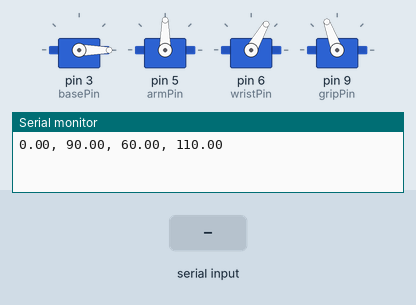
Simulated run of this sketch. Board: Arduino Uno, built with avr-gcc and run on an emulated ATmega328P. On the bench: 4 × servo, the last lines printed to the serial monitor. The inputs (shaded band) are chosen by the test bench.

Above: at 1.2 s.
1.3 s: "90,45,200,10\n" received over Serial
At 2.5 s:
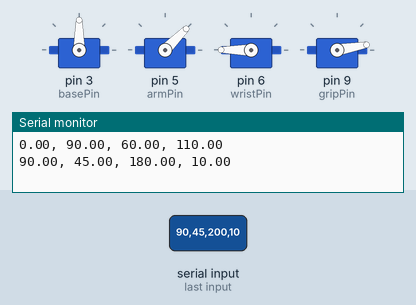
2.8 s: "30,150,10,200\n" received over Serial
At 3.8 s:
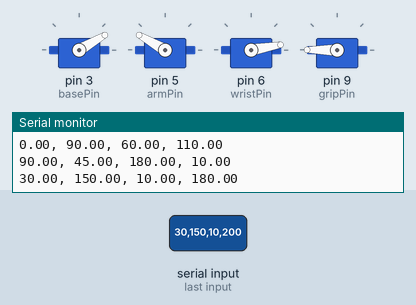
Timing chart, 0 to 5.8 s (numbered marks = the images above; inputs shaded):
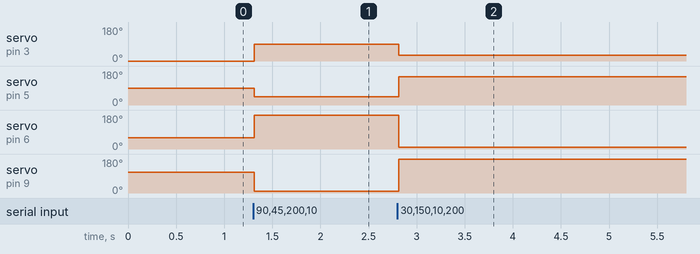

The sketch:

arduino_pt2.ino
```cpp
#include <Servo.h>

#define basePin 3
#define armPin 5
#define wristPin 6
#define gripPin 9

// Set up a starting position to run on startup
const int baseStart = 0;
const int armStart = 90;
const int wristStart = 60;
const int gripStart = 110;

Servo baseServo;
Servo armServo;
Servo wristServo;
Servo gripServo;

void moveToAngle(double baseAngle, double armAngle, double wristAngle, double gripAngle) {
  baseServo.write(constrain(baseAngle, 0, 180));
  armServo.write(constrain(armAngle, 0, 180));
  wristServo.write(constrain(wristAngle, 0, 180));
  gripServo.write(constrain(gripAngle, 0, 180));

  Serial.print(baseAngle); Serial.print(", ");
  Serial.print(armAngle); Serial.print(", ");
  Serial.print(wristAngle); Serial.print(", ");
  Serial.println(gripAngle); Serial.print("\n");
}

void setup() {
  Serial.begin(9600);

  baseServo.attach(basePin);
  armServo.attach(armPin);
  wristServo.attach(wristPin);
  gripServo.attach(gripPin);

  // call the function to startup position
  moveToAngle(baseStart, armStart, wristStart, gripStart);
}

void loop() {
  if (Serial.available() > 0) {
    int baseVal = Serial.parseInt();
    int armVal = Serial.parseInt();
    int wristVal = Serial.parseInt();
    int gripVal = Serial.parseInt();

       if (Serial.read() == '\n') {
      baseVal = constrain(baseVal, 0, 180);
      armVal = constrain(armVal, 0, 180);
      wristVal = constrain(wristVal, 0, 180);
      gripVal = constrain(gripVal, 0, 180);

      moveToAngle(baseVal,armVal,wristVal,gripVal);
    }
  }
}
```

Measured:
- after the input at 1.3 s, servo on pin 3 (basePin): 0° → 90° at once; servo on pin 5 (armPin): 90° → 45° at once; servo on pin 6 (wristPin): 60° → 180° at once; servo on pin 9 (gripPin): 110° → 10° at once
- after the input at 2.8 s, servo on pin 3 (basePin): 90° → 30° at once; servo on pin 5 (armPin): 45° → 150° at once; servo on pin 6 (wristPin): 180° → 10° at once; servo on pin 9 (gripPin): 10° → 180° at once
